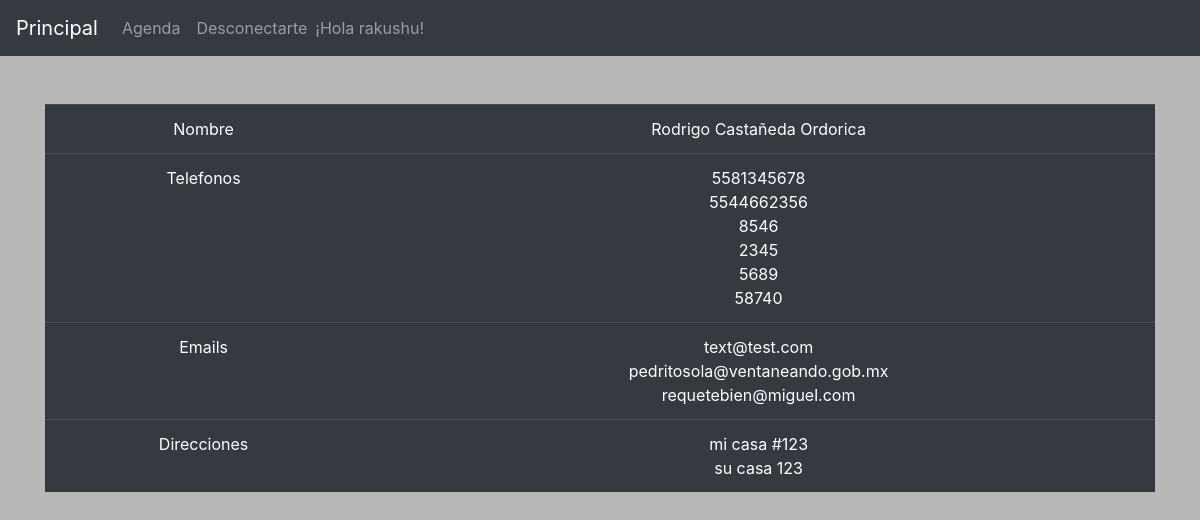
The app's page /contactos/detalles/1/ (signed in) with its own data.
### contactbook/models.py (models this page shows)
class Contacto(models.Model):
    name = models.CharField(max_length=100)
    phone = models.CharField(max_length=20)
    phone2 = models.CharField(max_length=20, null=True)
    phone3 = models.CharField(max_length=20, null=True)
    phone4 = models.CharField(max_length=20, null=True)
    phone5 = models.CharField(max_length=20, null=True)
    phone6 = models.CharField(max_length=20, null=True)
    phone7 = models.CharField(max_length=20, null=True)
    phone8 = models.CharField(max_length=20, null=True)
    phone9 = models.CharField(max_length=20, null=True)
    phone10 = models.CharField(max_length=20, null=True)
    email = models.EmailField()
    email2 = models.EmailField(null=True)
    email3 = models.EmailField(null=True)
    email4 = models.EmailField(null=True)
    email5 = models.EmailField(null=True)
    email6 = models.EmailField(null=True)
    email7 = models.EmailField(null=True)
    email8 = models.EmailField(null=True)
    email9 = models.EmailField(null=True)
    email10 = models.EmailField(null=True)
    address = models.CharField(max_length=150)
    address2 = models.CharField(max_length=150, null=True)
    address3 = models.CharField(max_length=150, null=True)
    address4 = models.CharField(max_length=150, null=True)
    address5 = models.CharField(max_length=150, null=True)
    address6 = models.CharField(max_length=150, null=True)
    address7 = models.CharField(max_length=150, null=True)
    address8 = models.CharField(max_length=150, null=True)
    address9 = models.CharField(max_length=150, null=True)
    address10 = models.CharField(max_length=150, null=True)
    owner = models.ForeignKey(User, on_delete=models.CASCADE)

### contactbook/views.py (the view)
# urls.py: path('contactos/detalles/<int:contact_id>/', contact_detail_page, name='details'),
def contact_detail_page(request, contact_id):
    obj = Contacto.objects.get(id=contact_id)
    template_name = 'contact_detail.html'
    context = {"object": obj}
    return render(request, template_name, context)

### contactos/templates/contact_detail.html (shortened to what this page needs)
{% extends 'base.html' %}
{% block content %}
{% if user.is_authenticated %}
  <div style="text-align:center">
      <div class="container">
          <br>
          <br>
          <table class="table table-dark">
              <tr><td>Nombre</td><td>{{ object.name }}</td></tr>
              <tr><td>Telefonos</td><td>
                  <ul class="list-group">
                      <li class="list-group item">{{ object.phone }}</li>
                      <li class="list-group item">{{ object.phone2 }}</li>
                      <li class="list-group item">{{ object.phone3 }}</li>
                      <li class="list-group item">{{ object.phone4 }}</li>
                      <li class="list-group item">{{ object.phone5 }}</li>
                      <li class="list-group item">{{ object.phone6 }}</li>
                  </ul>
                  </td>
              </tr>
              <tr><td>Emails</td><td>
                  <ul class="list-group">
                      <li class="list-group item">{{ object.email }}</li>
                      <li class="list-group item">{{ object.email2 }}</li>
                      <li class="list-group item">{{ object.email3 }}</li>
                  </ul>
              </td>
              </tr>
              <tr><td>Direcciones</td><td>
                  <ul class="list-group">
                      <li class="list-group item">{{ object.address }}</li>
                      <li class="list-group item">{{ object.address2 }}</li>
                  </ul>
              </td>
              </tr>
          </table>
      </div>
  </div>
{% else %}
  <p>No estás conectado</p>
{% endif %}
{% endblock %}

### contactos/templates/base.html (shortened to what this page needs)
{% load static %}
<!doctype html>
<html lang="en">
  <head>
    <link rel="stylesheet" href="https://stackpath.bootstrapcdn.com/bootstrap/4.3.1/css/bootstrap.min.css">
    <link rel="stylesheet" href="{% static 'css/estilo.css' %}">
  </head>
  <body>
      <nav class="navbar navbar-expand-lg navbar-dark bg-dark">
          <a class="navbar-brand" href="{% url 'home' %}">Principal</a>
          <div class="collapse navbar-collapse" id="navbarNavAltMarkup">
            <div class="navbar-nav">
              {% if user.is_authenticated %}<a class="nav-item nav-link" href="{% url 'list_contacts' %}">Agenda</a> <a class="nav-item nav-link" href="{% url 'logout' %}">Desconectarte</a> <span class="navbar-text">¡Hola {{ user.username }}! </span>{% else %} <a class="nav-item nav-link" href="{% url 'signup' %}">Únete</a>   <a class="nav-item nav-link" href="{% url 'login' %}">Conéctate</a> {% endif %}
            </div>
          </div>
      </nav>
      <main>
        {% block content %}
        {% endblock %}
      </main>
  </body>
</html>

### contactos/static/css/estilo.css (style rules this page uses)
body { background-color: #B8B8B8; }

### records on screen
Contacto: name "Rodrigo Castañeda Ordorica", phone "5581345678", phone2 "5544662356", phone3 "8546", phone4 "2345", phone5 "5689", phone6 "58740", email "text@test.com", email2 "pedritosola@ventaneando.gob.mx", email3 "requetebien@miguel.com", address "mi casa #123", address2 "su casa 123"

### other values on screen
{{ user.username }} "rakushu"
